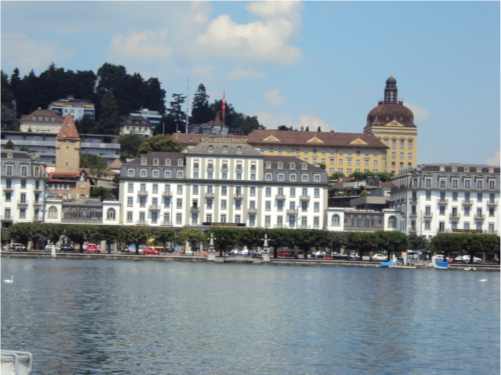
#> input picture slikeLV3/1.JPG, 501 x 375 px, found by its file name
$ python lv3.py
#> lines starting #> are read from the running program, lines starting #| are printed output that depends on the picture
import cv2
import numpy as np
import matplotlib.pyplot as plt


# Učitavanje slika
img1 = cv2.imread("C:\\Users\minap\\ELFAK\\vid\\slikeLV3\\1.JPG")
#> img1 is the input picture: shape (375, 501, 3); mean B, G, R 149.6, 143, 130.7
img2 = cv2.imread("C:\\Users\\minap\\ELFAK\\vid\\slikeLV3\\2.JPG")
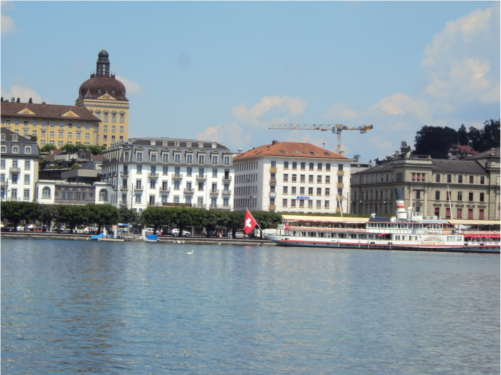
#> input picture slikeLV3/2.JPG, 501 x 375 px, found by its file name
#> img2 is the input picture: shape (375, 501, 3); mean B, G, R 162.2, 152.9, 137.6
img3 = cv2.imread("C:\\Users\\minap\\ELFAK\\vid\slikeLV3\\3.JPG")
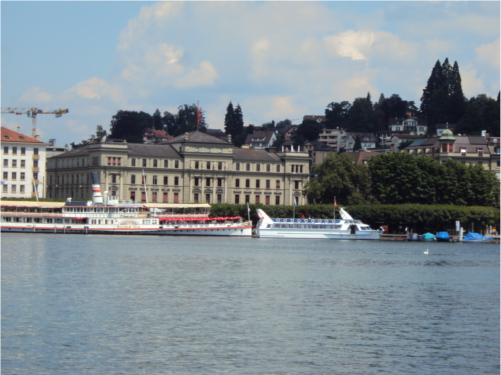
#> input picture slikeLV3/3.JPG, 501 x 375 px, found by its file name
#> img3 is the input picture: shape (375, 501, 3); mean B, G, R 146.2, 139.8, 129.1

gray1 = cv2.cvtColor(img1, cv2.COLOR_BGR2GRAY)
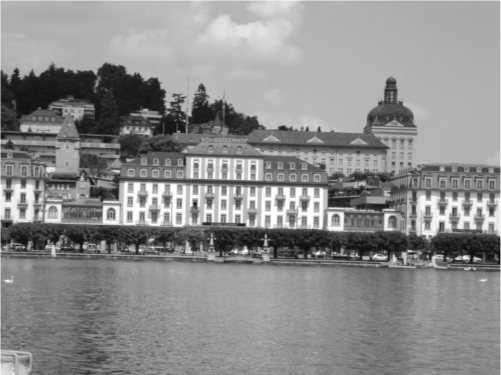
#> gray1: shape (375, 501); min 14, max 255, mean 140.1
gray2 = cv2.cvtColor(img2, cv2.COLOR_BGR2GRAY)
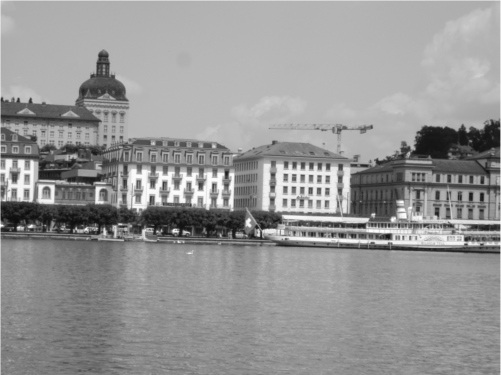
#> gray2: shape (375, 501); min 12, max 254, mean 149.4
gray3 = cv2.cvtColor(img3, cv2.COLOR_BGR2GRAY)
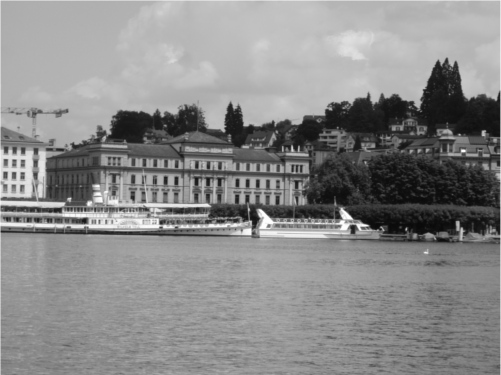
#> gray3: shape (375, 501); min 8, max 255, mean 137.3


# Kreiranje SIFT detektora
sift = cv2.SIFT_create()

# Pronalaženje ključnih tačaka i deskriptora za svaku sliku
# keypoints1, descriptors1 = sift.detectAndCompute(img1, None)
# keypoints2, descriptors2 = sift.detectAndCompute(img2, None)
# keypoints3, descriptors3 = sift.detectAndCompute(img3, None)

keypoints1, descriptors1 = sift.detectAndCompute(gray1, None)
#> keypoints1 = 1780 keypoints; strongest (x, y, size): (466, 257, 3.9), (318, 253, 2.8), (8, 195, 5.7), (195, 203, 3.4)
keypoints2, descriptors2 = sift.detectAndCompute(gray2, None)
#> keypoints2 = 1298 keypoints; strongest (x, y, size): (388, 236, 4.5), (175, 231, 3.9), (31, 226, 2.7), (19, 228, 2.8)
keypoints3, descriptors3 = sift.detectAndCompute(gray3, None)
#> keypoints3 = 1315 keypoints; strongest (x, y, size): (463, 151, 2.4), (261, 213, 5), (353, 228, 4.9), (457, 223, 3.1)


# Pronalaženje uparenih tačaka između slika 1 i 2, te slika 2 i 3
bf = cv2.BFMatcher()
matches12 = bf.knnMatch(descriptors1, descriptors2, k=2)
#> matches12 = 1780 matches
matches23 = bf.knnMatch(descriptors2, descriptors3, k=2)
#> matches23 = 1298 matches

# Primena Lowe-ovog testa za odabir dobrih upara
good_matches12 = []
good_matches23 = []

for m, n in matches12:
    if m.distance < 0.75 * n.distance:
        good_matches12.append(m)
#> after the loop, good_matches12 = 426 matches

for m, n in matches23:
    if m.distance < 0.75 * n.distance:
        good_matches23.append(m)
#> after the loop, good_matches23 = 359 matches

# Izdvajanje koordinata ključnih tačaka za dobre uparene tačke
src_pts = np.float32([keypoints1[m.queryIdx].pt for m in good_matches12]).reshape(-1, 1, 2)
#> src_pts = 426 rows, first 8: [12.04, 185.5], [12.16, 197.8], [12.65, 181.2], [15.63, 177.7], [18.04, 236.6], [19.11, 180.9], [22.89, 195.7], [22.89, 195.7]
dst_pts = np.float32([keypoints2[m.trainIdx].pt for m in good_matches12]).reshape(-1, 1, 2)
#> dst_pts = 426 rows, first 8: [204.6, 173.9], [204.3, 186.8], [204.9, 169.6], [207.1, 166.2], [177.7, 220.6], [135.1, 165.9], [213.9, 185.2], [213.9, 185.2]

# Primena RANSAC algoritma za pronalaženje homografske matrice
H, _ = cv2.findHomography(src_pts, dst_pts, cv2.RANSAC, 10.0)
#> H = [[1.09, -0.00976, -314.3], [0.0456, 1.08, -46.79], [0.000187, 1.2e-05, 1]]

# Perspektivna transformacija slika na osnovu homografske matrice
result12 = cv2.warpPerspective(img1, H, (img2.shape[1] + img1.shape[1], img2.shape[0]))
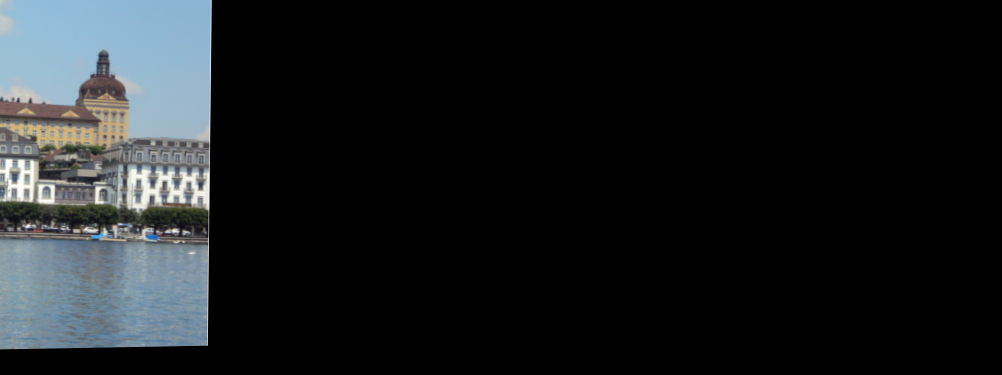
#> result12: shape (375, 1002, 3); mean B, G, R 30.4, 28.5, 25.3

# Ponovno pronalaženje koordinata ključnih tačaka za nove slike
src_pts = np.float32([keypoints2[m.queryIdx].pt for m in good_matches23]).reshape(-1, 1, 2)
#> src_pts = 359 rows, first 8: [48.82, 224.2], [96.08, 57.82], [110, 109.7], [113, 76.42], [153.1, 168.5], [153.1, 168.5], [168.2, 203.8], [201.2, 170.7]
dst_pts = np.float32([keypoints3[m.trainIdx].pt for m in good_matches23]).reshape(-1, 1, 2)
#> dst_pts = 359 rows, first 8: [338.4, 216.9], [282.9, 119.5], [112.1, 155.5], [74.22, 146.2], [35.73, 151], [35.73, 151], [97.37, 203.4], [35.73, 151]

# Primena RANSAC algoritma za pronalaženje nove homografske matrice
H, _ = cv2.findHomography(src_pts, dst_pts, cv2.RANSAC, 10.0)
#> H = [[1.08, 0.00895, -332.5], [0.0277, 1.08, -28.51], [0.000171, 2.69e-05, 1]]

# Perspektivna transformacija slika na osnovu nove homografske matrice
# result23 = cv2.warpPerspective(result12, H, (result12.shape[1] + img3.shape[1], result12.shape[0]))
result23 = cv2.warpPerspective(result12, H, (result12.shape[1] + img3.shape[1], img3.shape[0]))
#> result23: shape (375, 1503, 3); every value is 0

# # Spajanje rezultirajuće slike
# result = np.maximum(result23, img3)
# Učitavanje rezultirajuće slike
# result23 = cv2.warpPerspective(result12, H, (result12.shape[1] + img3.shape[1], result12.shape[0]))

# Prilagođavanje dimenzija img3 da odgovaraju dimenzijama result23
img3_resized = cv2.resize(img3, (result12.shape[1], result12.shape[0]))

# Spajanje slika
result = np.maximum(result12, img3_resized)
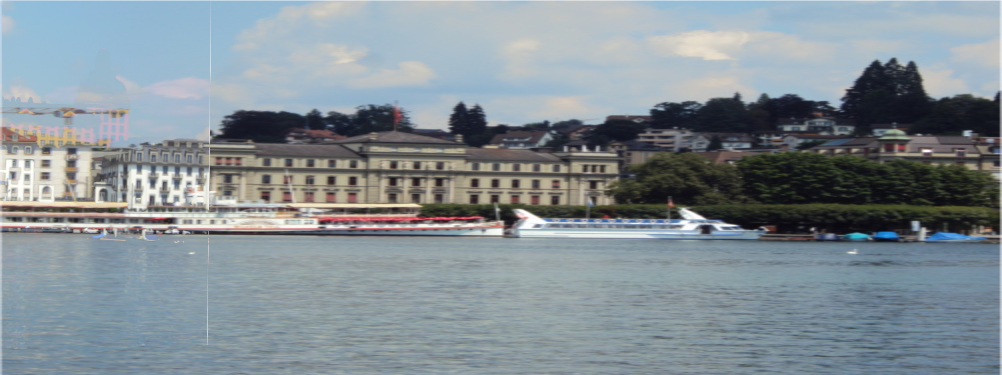
#> result: shape (375, 1002, 3); mean B, G, R 148.5, 142.1, 131.3

# Prikaz rezultata
cv2.imshow('Panoramska slika', result)
cv2.waitKey(0)
cv2.destroyAllWindows()

# plt.imshow(result)
# plt.title('Panoramska slika')
# plt.show()
